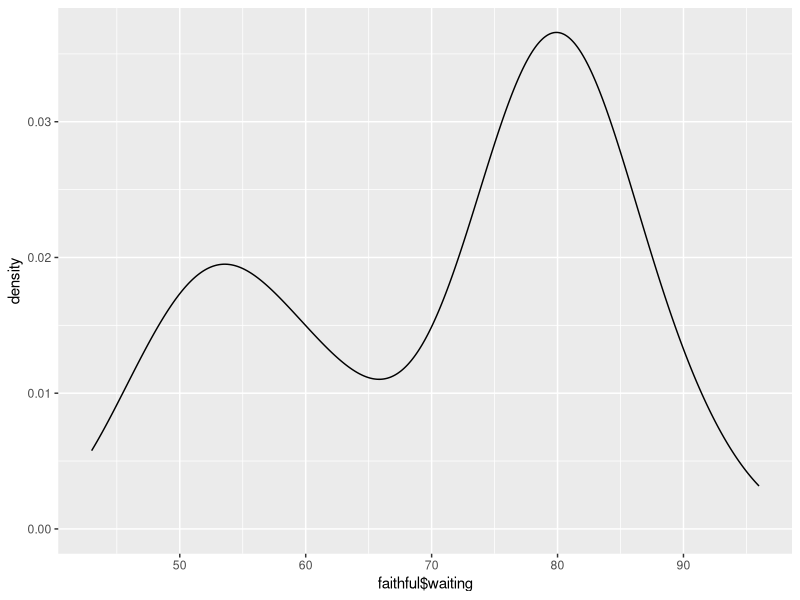
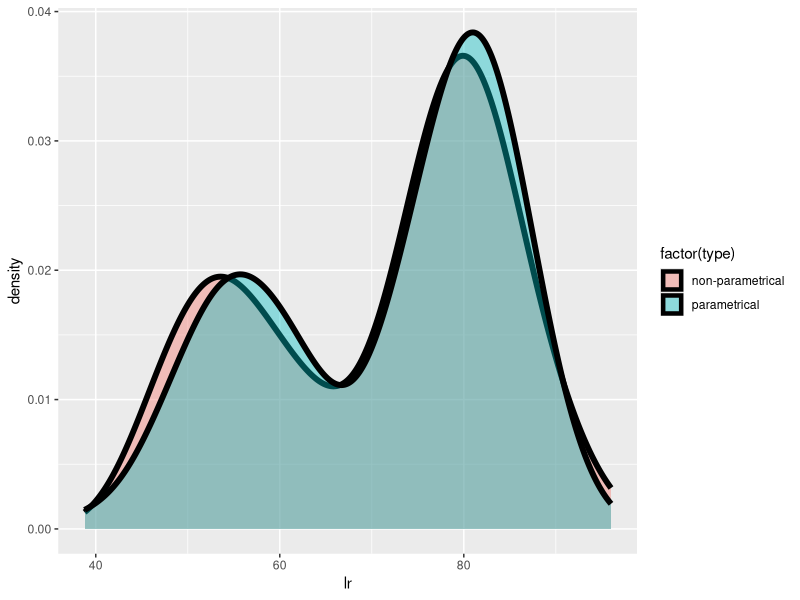

These charts were generated, in order, by the following R code:
#install.packages("ggplot2")
#install.packages("mixtools")
library(mixtools)
library(ggplot2)

#4.a
p<-ggplot(data.frame(faithful))
p+geom_density(aes(x=faithful$waiting))

simulateFromDist <- function(n,p1,m1,s1,m2,s2){
	k1 <- p1*n #proportion of type 1
	k2 <- n-k1+1 #proportion of type 2
	x1 <- rnorm(k1, mean=m1, sd=s1)
	x2 <- rnorm(k2, mean=m2, sd=s2)
	c(x1,x2) #order of events doesn't matter for histogram, so simply concatenate
}

####from mixtools simulation
mixout<-normalmixEM(faithful$waiting,lambda=0.5,mu=c(55,80),sigma=10,k=2)
str(mixout)
# $ lambda    : num [1:2] 0.361 0.639
# $ mu        : num [1:2] 54.6 80.1
# $ sigma     : num [1:2] 5.87 5.87

sim_waiting<-simulateFromDist(length(faithful$waiting),0.361,54.6,5.87,80.1,5.87)

data <- rbind( data.frame(type="non-parametrical", lr=faithful$waiting), data.frame(type="parametrical", lr=sim_waiting))
m <- ggplot(data, aes(x=lr)) 
m <- m + geom_density(aes(fill=factor(type)), size=2, alpha=.4) 
m
